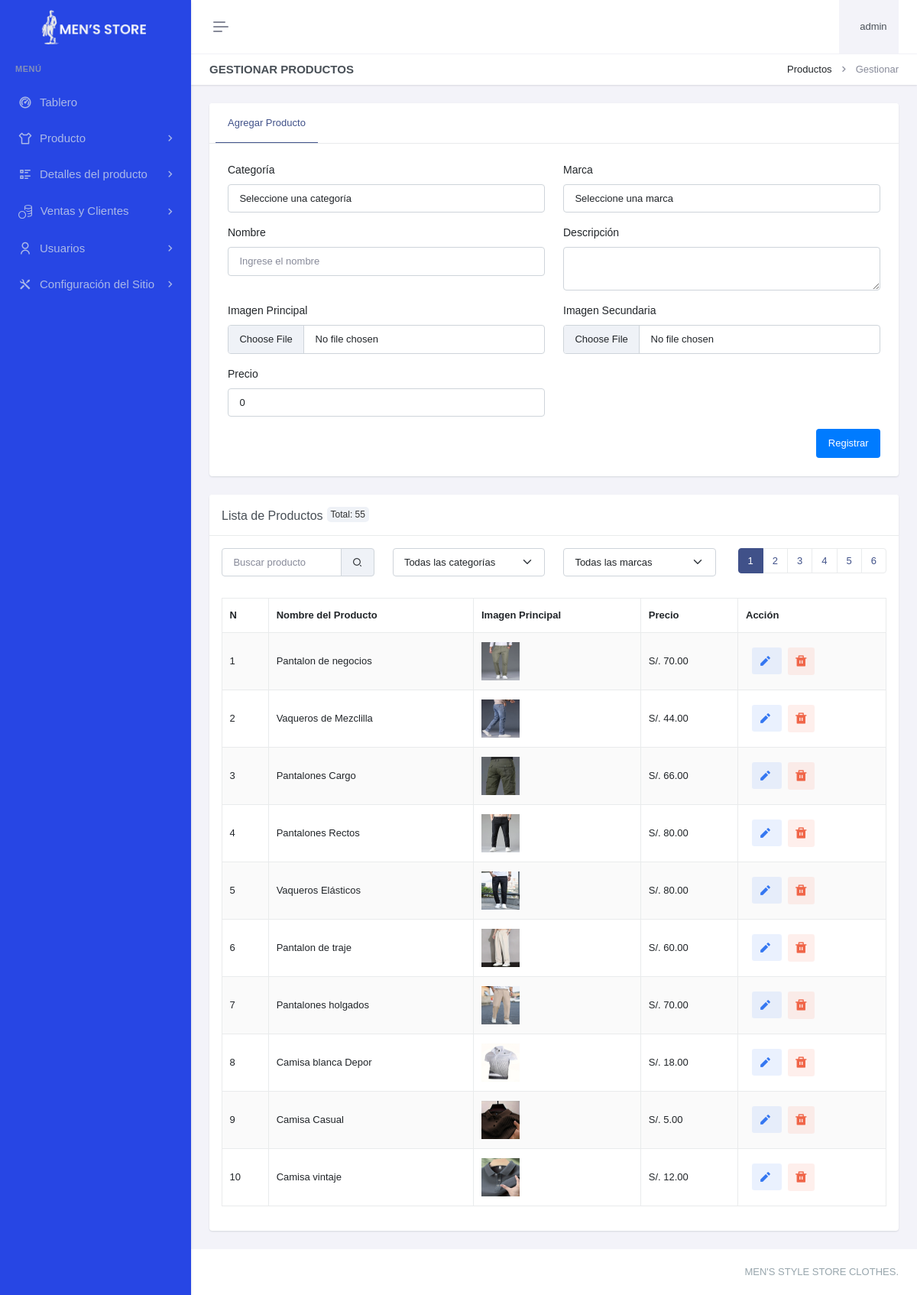
/paneladministrador/productos/productos/gestionar-producto.php (signed in), run on an earlier commit of the app's database.
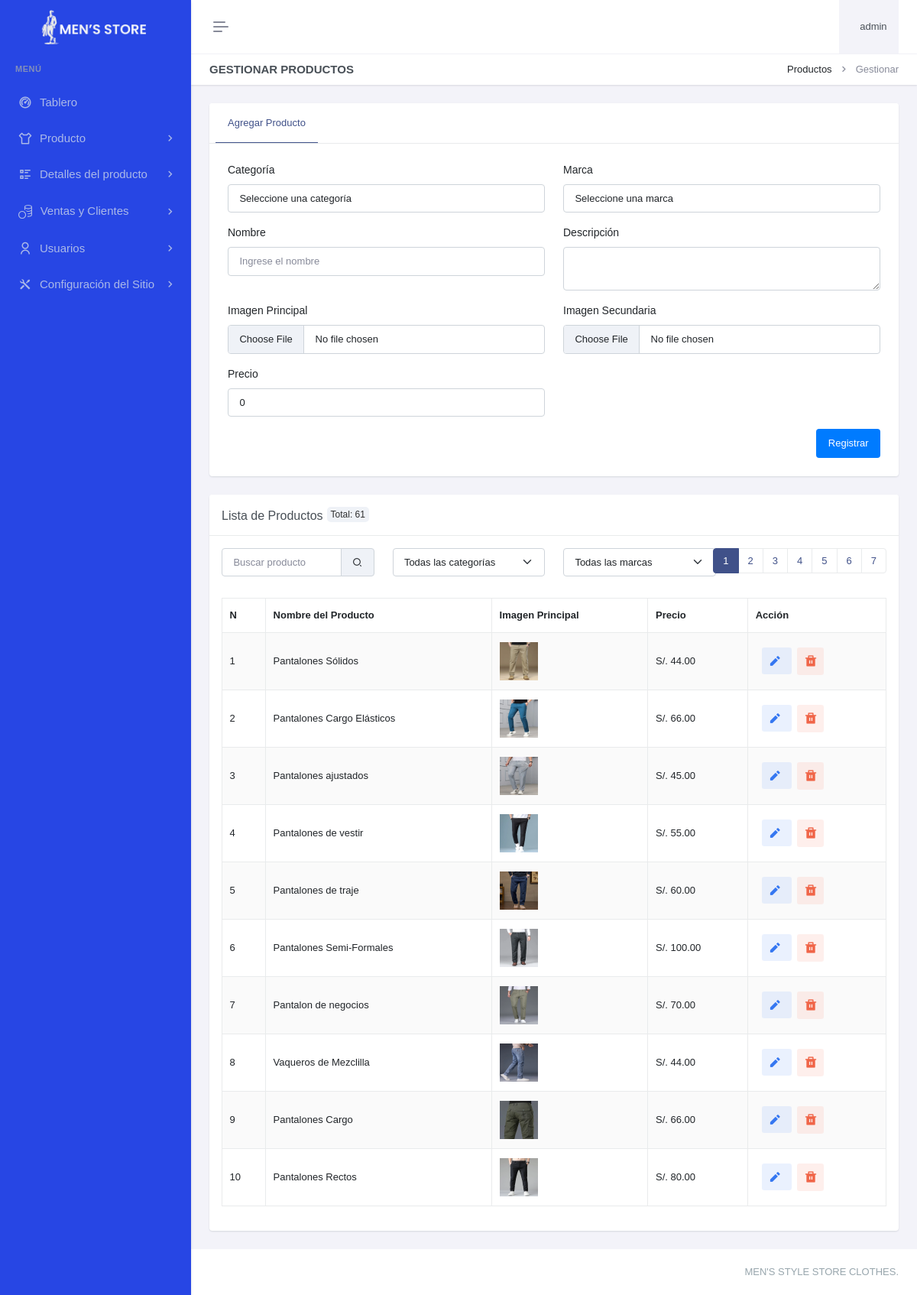
And on a later commit of the database.
### tables this page shows
CREATE TABLE `producto` (
  `proId` int(11) NOT NULL,
  `catId` int(11) DEFAULT NULL,
  `marId` int(11) DEFAULT NULL,
  `proNombre` varchar(50) NOT NULL,
  `proDescripcion` varchar(150) DEFAULT NULL,
  `proImg` varchar(255) DEFAULT NULL,
  `proImg2` varchar(255) DEFAULT NULL,
  `proPrecio` decimal(8,2) DEFAULT NULL,
  `proFechaRegistro` datetime DEFAULT current_timestamp() ON UPDATE current_timestamp()
);

### paneladministrador/productos/productos/gestionar-producto.php (the view, shortened to what the changed rows need)
<?php
include "../../header.php";
include "../../sidebar.php";
$search = isset($_GET['search']) ? trim($_GET['search']) : '';
$filter_categoria = isset($_GET['categoria']) ? trim($_GET['categoria']) : '';
$filter_marca = isset($_GET['marca']) ? trim($_GET['marca']) : '';
$pagina_actual = isset($_GET['pagina']) ? (int)$_GET['pagina'] : 1;
$registros_por_pagina = 10;
$offset = ($pagina_actual - 1) * $registros_por_pagina;
$query_total = "SELECT COUNT(*) as total FROM producto WHERE proNombre LIKE ? AND (catId = ? OR ? = '') AND (marId = ? OR ? = '')";
$stmt_total = $con->prepare($query_total);
$search_param = "%$search%";
$stmt_total->bind_param('sssss', $search_param, $filter_categoria, $filter_categoria, $filter_marca, $filter_marca);
$stmt_total->execute();
$result_total = $stmt_total->get_result();
$total_registros = $result_total->fetch_assoc()['total'];
$total_paginas = ceil($total_registros / $registros_por_pagina);
$query = "SELECT p.*, c.catNombre, m.marNombre FROM producto p
          JOIN categoria c ON p.catId = c.catId
          JOIN marca m ON p.marId = m.marId
          WHERE p.proNombre LIKE ? AND (p.catId = ? OR ? = '') AND (p.marId = ? OR ? = '')
          ORDER BY p.proId DESC
          LIMIT ? OFFSET ?";
$stmt = $con->prepare($query);
$stmt->bind_param('ssssiii', $search_param, $filter_categoria, $filter_categoria, $filter_marca, $filter_marca, $registros_por_pagina, $offset);
$stmt->execute();
$result = $stmt->get_result();
?>
<div class="main-content">
    <div class="page-content">
        <div class="container-fluid">
            <div class="row">
                <div class="col-xxl-9">
                    <div class="card mt-4">
                        <div class="card-header">
                            <h5 class="card-title mb-0">Lista de Productos<div class="badge-total">Total: <?php echo $total_registros; ?></div></h5>
                        </div>
                        <div class="card-body">
                                <nav aria-label="Page navigation example">
                                    <ul class="pagination justify-content-center">
                                        <?php for ($i = 1; $i <= $total_paginas; $i++): ?>
                                            <li class="page-item <?php echo ($i == $pagina_actual) ? 'active' : ''; ?>">
                                                <a class="page-link" href="?pagina=<?php echo $i; ?>&search=<?php echo htmlspecialchars($search); ?>#example"><?php echo $i; ?></a>
                                            </li>
                                        <?php endfor; ?>
                                    </ul>
                                </nav>
                                </div>
                            </div>
                            <table class="table table-bordered dt-responsive nowrap table-striped align-middle" style="width:100%">
                                <thead>
                                    <tr>
                                        <th>N</th>
                                        <th>Nombre del Producto</th>
                                        <th>Imagen Principal</th>
                                        <th>Precio</th>
                                        <th class="accion-col">Acción</th>
                                    </tr>
                                </thead>
                                <tbody>
                                    <?php
                                    $numero = $offset + 1;
                                    while ($row = $result->fetch_assoc()) {
                                        $image_path1 = "../../recursos/uploads/producto/" . htmlspecialchars($row['proImg']);
                                        echo "<tr id='producto-{$row['proId']}' ondblclick='openProductModal({$row['proId']}, \"{$row['proNombre']}\", \"{$row['proDescripcion']}\", \"{$row['proImg']}\", \"{$row['proImg2']}\", {$row['proPrecio']}, \"{$row['catNombre']}\", \"{$row['marNombre']}\")'>
                                                <td>{$numero}</td>
                                                <td>" . htmlspecialchars($row['proNombre']) . "</td>
                                                <td><img src='" . $image_path1 . "' alt='" . htmlspecialchars($row['proNombre']) . "' style='width: 50px; height: 50px;'></td>
                                                <td>S/. " . htmlspecialchars($row['proPrecio']) . "</td>
                                                <td>
                                                    <a href='editarproducto.php?id={$row['proId']}' class='btn btn-soft-secondary btn-sm ms-2 me-1' aria-label='Editar' title='Editar'><i class='ri-pencil-fill align-bottom me-1' style='font-size: 1.5em;'></i></a>
                                                    <a href='javascript:void(0);' class='btn btn-soft-danger btn-sm' onclick='confirmDeleteProducto({$row['proId']})' aria-label='Eliminar' title='Eliminar'><i class=ri-delete-bin-fill align-bottom me-1' style='font-size: 1.5em;'></i></a>
                                                </td>
                                            </tr>";
                                        $numero++;
                                    }
                                    ?>
                                </tbody>
                            </table>
                        </div>
                    </div>
                </div>
            </div>
        </div>
<?php include "../../footer.php"; ?>

What changed in the data, as far as the page shows it:
no longer on this page (row unchanged): producto: proNombre "Vaqueros Elásticos", proImg (picture), proPrecio "80.00"
no longer on this page (row unchanged): producto: proNombre "Pantalon de traje", proImg (picture), proPrecio "60.00"
no longer on this page (row unchanged): producto: proNombre "Pantalones holgados", proImg (picture), proPrecio "70.00"
no longer on this page (row unchanged): producto: proNombre "Camisa blanca Depor", proImg (picture), proPrecio "18.00"
no longer on this page (row unchanged): producto: proNombre "Camisa Casual", proImg (picture), proPrecio "5.00"
no longer on this page (row unchanged): producto: proNombre "Camisa vintaje", proImg (picture), proPrecio "12.00"
added producto: proNombre "Pantalones Sólidos", proImg (picture), proPrecio "44.00"
added producto: proNombre "Pantalones Cargo Elásticos", proImg (picture), proPrecio "66.00"
added producto: proNombre "Pantalones ajustados", proImg (picture), proPrecio "45.00"
added producto: proNombre "Pantalones de vestir", proImg (picture), proPrecio "55.00"
added producto: proNombre "Pantalones de traje", proImg (picture), proPrecio "60.00"
added producto: proNombre "Pantalones Semi-Formales", proImg (picture), proPrecio "100.00"
Also different on the page:
$total_registros: "55" → "61"
new list line: "7"
